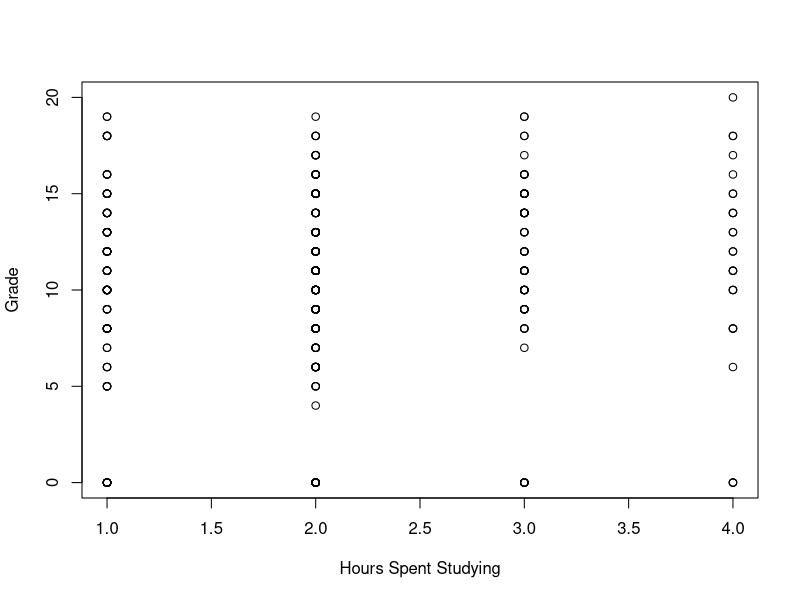
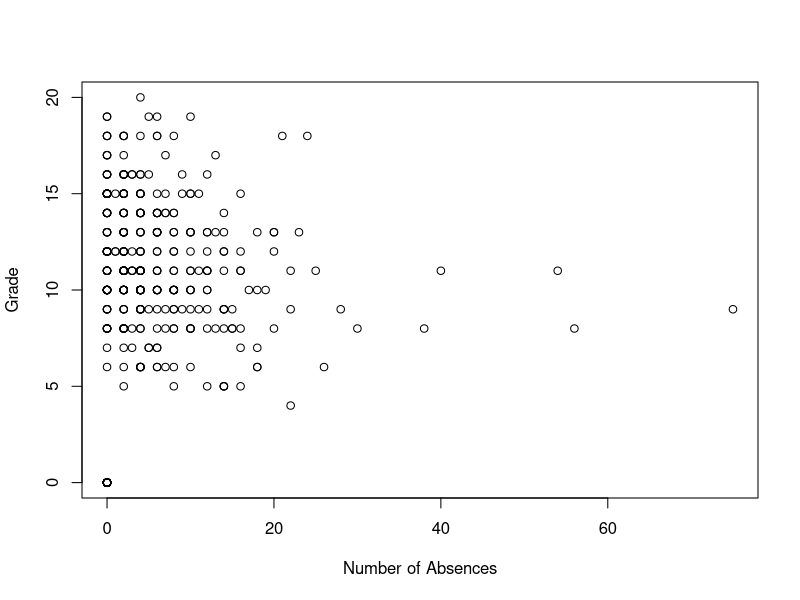
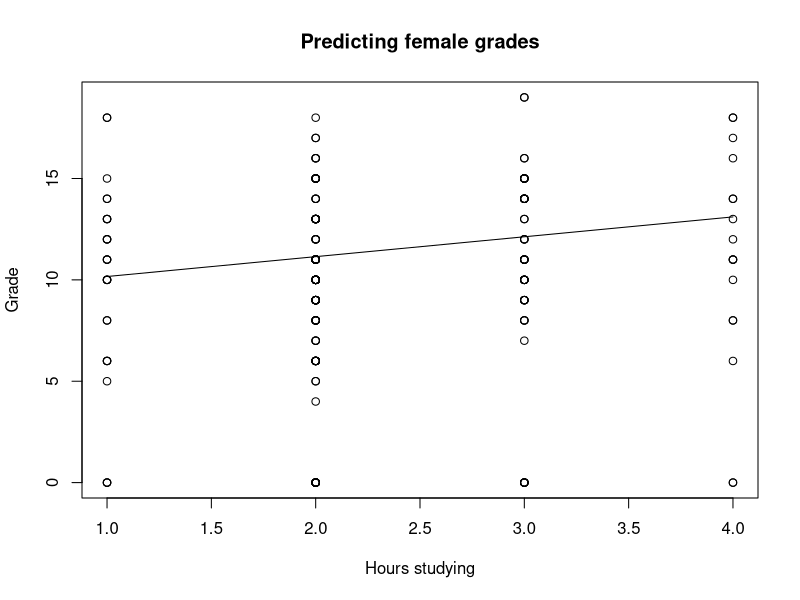

R code for these plots, in order:
# Read in student data
data <- read.csv("student.csv",header=TRUE)

# Print column names
colnames(data)

# Plot student grades against hours studying
plot(data$studytime, data$grade,
     xlab="Hours Spent Studying", ylab="Grade")

# Plot student grades against number of absences
plot(data$absences, data$grade,
     xlab="Number of Absences", ylab="Grade")

### Linear models

# Fit a linear model to hours studying
# i.e., y = grade, x = study_time
model_hours <- lm(grade ~ studytime, data=data)
summary(model_hours)

# Fit a linear model to absences
# i.e., y = grade, x = absences
model_absences <- lm(grade ~ absences, data=data)
summary(model_absences)

# Fit a linear model to both absences and hours studying
# i.e., y = grade, x_1 = absences, x_2 = hours spent studying
model_absences_hours <- lm(grade ~ absences + studytime, data=data)
summary(model_absences_hours)

### Predicting

# Split data into males and females
males <- subset(data,gender=='M')
females <- subset(data,gender=='F')

# Fit a linear model (grades = beta_0+beta_1*studytime) using the male data
model_hours_males <- lm(grade ~ studytime,data=males)
summary(model_hours_males)

# We will predict grades for mesh grid of study hours
hours <- data.frame(studytime=seq(1,4,.1))
# Predict grades based on study hours
predict_model <- predict(model_hours_males,hours)

# Plot the predictions (line) against data for females (dots)
plot(females$studytime, females$grade, xlab = "Hours studying",
     ylab = "Grade", main = "Predicting female grades")
lines(hours$studytime, predict_model)
